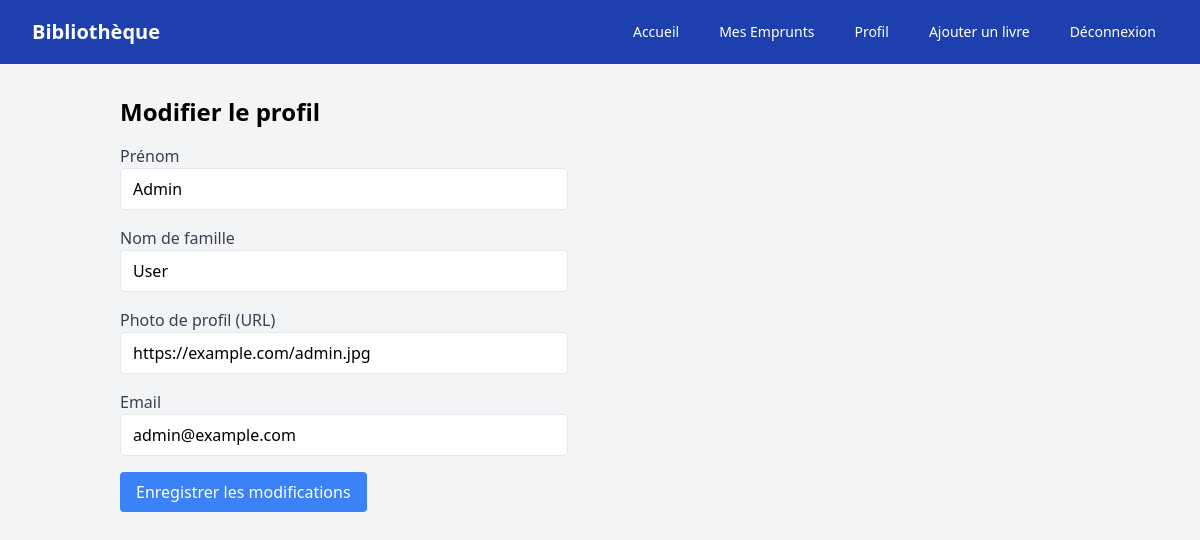
The page /?route=edit_profile (signed in) on the database its author committed.
### tables this page shows
CREATE TABLE users (
  id INT AUTO_INCREMENT PRIMARY KEY,
  username VARCHAR(255) NOT NULL UNIQUE,
  password VARCHAR(255) NOT NULL,
  role ENUM('user', 'admin') DEFAULT 'user',
  givenName VARCHAR(255),
  familyName VARCHAR(255),
  picture VARCHAR(255),
  email VARCHAR(255),
  reset_token VARCHAR(255),
  reset_token_expires DATETIME
);

### app/Controllers/AuthController.php (called while the page is built, shortened)
<?php
class AuthController
{
  private $userModel;
  public function __construct($userModel)
  {
    $this->userModel = $userModel;
  }
  public function editProfile()
  {
    $user = $this->userModel->getUserById($_SESSION['user_id']);
    require 'views/auth/edit_profile.php';
  }
}

### app/Models/User.php (called while the page is built, shortened)
<?php
class User
{
  private $pdo;
  public function __construct($pdo)
  {
    $this->pdo = $pdo;
  }
  public function getUserById($userId)
  {
    $stmt = $this->pdo->prepare("SELECT * FROM users WHERE id = :id");
    $stmt->execute(['id' => $userId]);
    return $stmt->fetch(PDO::FETCH_ASSOC);
  }
}

### views/auth/edit_profile.php (the view)
<?php require 'templates/header.php'; ?>
<div class="container mx-auto p-4">
    <h1 class="text-2xl font-bold mb-4">Modifier le profil</h1>
    <form method="POST" class="max-w-md">
        <div class="mb-4">
            <label class="block text-gray-700">Prénom</label>
            <input type="text" name="givenName"
                value="<?= htmlspecialchars($user['givenName'] ?? '') ?>"
                class="w-full px-3 py-2 border rounded">
        </div>
        <div class="mb-4">
            <label class="block text-gray-700">Nom de famille</label>
            <input type="text" name="familyName"
                value="<?= htmlspecialchars($user['familyName'] ?? '') ?>"
                class="w-full px-3 py-2 border rounded">
        </div>
        <div class="mb-4">
            <label class="block text-gray-700">Photo de profil (URL)</label>
            <input type="url" name="picture"
                value="<?= htmlspecialchars($user['picture'] ?? '') ?>"
                class="w-full px-3 py-2 border rounded">
        </div>
        <div class="mb-4">
            <label class="block text-gray-700">Email</label>
            <input type="email" name="email"
                value="<?= htmlspecialchars($user['email'] ?? '') ?>"
                class="w-full px-3 py-2 border rounded">
        </div>
        <button type="submit"
            class="bg-blue-500 text-white px-4 py-2 rounded hover:bg-blue-600">
            Enregistrer les modifications
        </button>
    </form>
</div>
<?php require 'templates/footer.php'; ?>

### rows shown on the page
users: givenName "Admin", familyName "User", picture "https://example.com/admin.jpg", email "admin@example.com"
